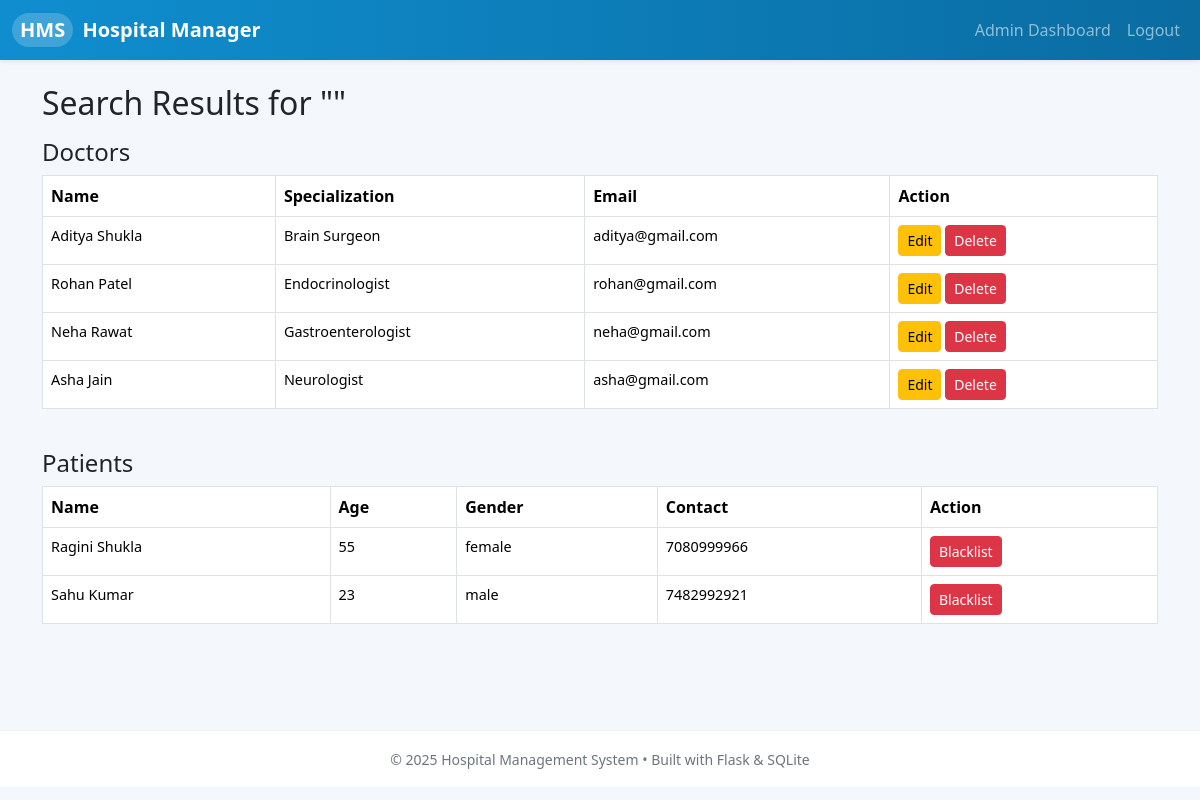
Page /admin/search (signed in) on the committed database.
### tables this page shows
CREATE TABLE doctors (
        id INTEGER PRIMARY KEY AUTOINCREMENT,
        user_id INTEGER NOT NULL,
        specialization TEXT NOT NULL,
        availability TEXT,
        FOREIGN KEY (user_id) REFERENCES users(id)
    );

CREATE TABLE users (
        id INTEGER PRIMARY KEY AUTOINCREMENT,
        name TEXT NOT NULL,
        email TEXT UNIQUE NOT NULL,
        hashed_password TEXT NOT NULL,
        role TEXT CHECK(role IN ('admin', 'doctor', 'patient')) NOT NULL
    );

CREATE TABLE patients (
        id INTEGER PRIMARY KEY AUTOINCREMENT,
        user_id INTEGER NOT NULL,
        age INTEGER,
        gender TEXT CHECK(gender IN ('male', 'female', 'other')),
        contact TEXT,
        address TEXT,
        FOREIGN KEY (user_id) REFERENCES users(id)
    );

### app.py (the view)
@app.route("/admin/search", methods=["GET"]) # Admin uses it to search doctors and patients
@login_required
def admin_search():
    if current_user.role != "admin":
        return "Access Denied", 403
    query = request.args.get("query", "").lower()
    con = sqlite3.connect("hospital.db")
    cur = con.cursor()
    cur.execute("""
        SELECT u.name, d.specialization, u.email, d.id
        FROM doctors d
        JOIN users u ON d.user_id = u.id
        WHERE LOWER(u.name) LIKE ? OR LOWER(d.specialization) LIKE ?
    """, (f"%{query}%", f"%{query}%"))
    doctor_results = cur.fetchall()
    cur.execute("""
        SELECT u.name, p.age, p.gender, p.contact, u.id
        FROM patients p
        JOIN users u ON p.user_id = u.id
        WHERE LOWER(u.name) LIKE ? OR p.contact LIKE ?
    """, (f"%{query}%", f"%{query}%"))
    patient_results = cur.fetchall()
    con.close()
    return render_template("admin_search.html",doctor_results=doctor_results,patient_results=patient_results,query=query)

### app.py (called while the page is built)
@login_manager.user_loader # This is used by login manager to manage users
def load_user(user_id):
    row = get_user_by_id(user_id)
    if not row:
        return None
    return User(row[0], row[1], row[2], row[4])

### database.py (called while the page is built)
def get_user_by_id(user_id):
    con = sqlite3.connect("hospital.db")
    cursor = con.cursor()
    cursor.execute("SELECT * FROM users WHERE id = ?", (user_id,))
    user = cursor.fetchone()
    con.close()
    return user

### templates/admin_search.html
{% extends "base.html" %}
{% block content %}
<h2 class="mb-3">Search Results for "{{ query }}"</h2>
<h4>Doctors</h4>
<table class="table table-bordered">
<tr><th>Name</th><th>Specialization</th><th>Email</th><th>Action</th></tr>
{% for d in doctor_results %}
<tr>
    <td>{{ d[0] }}</td>
    <td>{{ d[1] }}</td>
    <td>{{ d[2] }}</td>
    <td>
        <a class="btn btn-sm btn-warning" href="/edit_doctor/{{ d[3] }}">Edit</a>
        <a class="btn btn-sm btn-danger" href="/delete_doctor/{{ d[3] }}">Delete</a>
    </td>
</tr>
{% endfor %}
</table>
<br><h4>Patients</h4>
<table class="table table-bordered">
<tr><th>Name</th><th>Age</th><th>Gender</th><th>Contact</th><th>Action</th></tr>
{% for p in patient_results %}
<tr>
    <td>{{ p[0] }}</td>
    <td>{{ p[1] }}</td>
    <td>{{ p[2] }}</td>
    <td>{{ p[3] }}</td>
    <td>
        <a href="/blacklist_patient/{{ p[4] }}" class="btn btn-danger btn-sm">Blacklist</a>
    </td>
</tr>
{% endfor %}
</table>
{% endblock %}

### static/css/styles.css (style rules this page uses)
body { background: #f4f7fb; font-family: system-ui, -apple-system, BlinkMacSystemFont, "Segoe UI", sans-serif; }
table tbody td { font-size: 0.9rem; }

### rows in the picture
doctors: name "Aditya Shukla", specialization "Brain Surgeon", email "aditya@gmail.com"
doctors: name "Rohan Patel", specialization "Endocrinologist", email "rohan@gmail.com"
doctors: name "Neha Rawat", specialization "Gastroenterologist", email "neha@gmail.com"
doctors: name "Asha Jain", specialization "Neurologist", email "asha@gmail.com"
patients: name "Ragini Shukla", age "55", gender "female", contact "7080999966"
patients: name "Sahu Kumar", age "23", gender "male", contact "7482992921"

### other values in the picture
{{ 2025 }} "2025"
